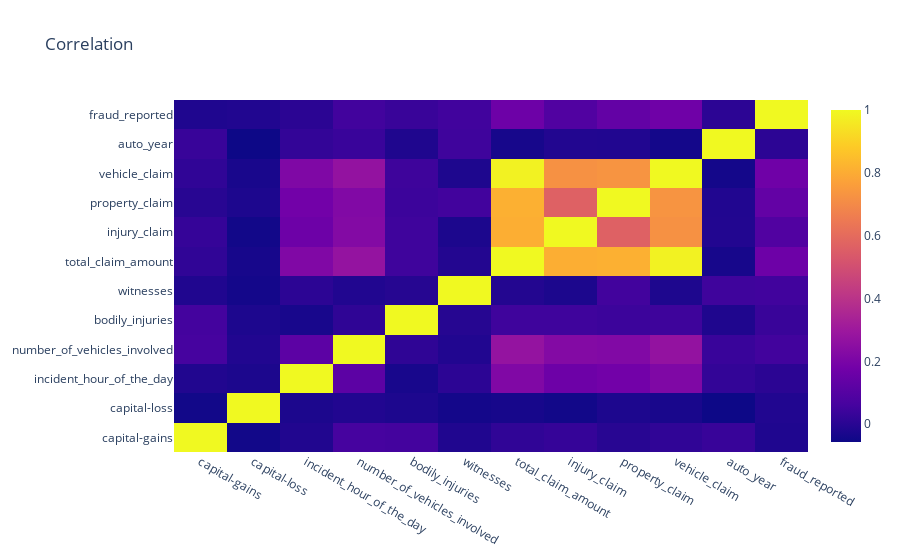

The cell this chart's notebook holds for it:
### Code cell
corr_matrix = df1.corr()

fig = go.Figure(data = go.Heatmap(
                                z = corr_matrix.values,
                                x = list(corr_matrix.columns),
                                y = list(corr_matrix.index)))

fig.update_layout(title = 'Correlation')

fig.show()

### Figure 1 — Plotly figure (JSON) as saved in the notebook; plotly's stock layout.template omitted (floating-point values rounded to 4 significant figures; data arrays with more than 128 entries replaced by an {"elided": "..."} marker saying what was removed)
{"data": [{"type": "heatmap", "x": ["capital-gains", "capital-loss", "incident_hour_of_the_day", "number_of_vehicles_involved", "bodily_injuries", "witnesses", "total_claim_amount", "injury_claim", "property_claim", "vehicle_claim", "auto_year", "fraud_reported"], "y": ["capital-gains", "capital-loss", "incident_hour_of_the_day", "number_of_vehicles_involved", "bodily_injuries", "witnesses", "total_claim_amount", "injury_claim", "property_claim", "vehicle_claim", "auto_year", "fraud_reported"], "z": {"elided": "12x12 float values"}}], "layout": {"title": {"text": "Correlation"}}}
